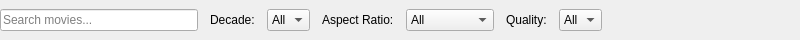
<?xml version="1.0" encoding="UTF-8"?>
<ui version="4.0">
 <class>FilterPanel</class>
 <widget class="QWidget" name="FilterPanel">
  <property name="geometry">
   <rect>
    <x>0</x>
    <y>0</y>
    <width>800</width>
    <height>40</height>
   </rect>
  </property>
  <layout class="QHBoxLayout" name="horizontalLayout">
   <property name="spacing">
    <number>12</number>
   </property>
   <property name="leftMargin">
    <number>0</number>
   </property>
   <property name="topMargin">
    <number>6</number>
   </property>
   <property name="rightMargin">
    <number>0</number>
   </property>
   <property name="bottomMargin">
    <number>6</number>
   </property>
   <item>
    <widget class="QLineEdit" name="searchEdit">
     <property name="minimumWidth">
      <number>250</number>
     </property>
     <property name="placeholderText">
      <string>Search movies...</string>
     </property>
     <property name="clearButtonEnabled">
      <bool>true</bool>
     </property>
     <property name="toolTip">
      <string>Search through all movie titles, directors, actors, and other fields</string>
     </property>
    </widget>
   </item>
   <item>
    <widget class="QLabel" name="decadeLabel">
     <property name="text">
      <string>Decade:</string>
     </property>
    </widget>
   </item>
   <item>
    <widget class="QComboBox" name="decadeCombo">
     <property name="minimumWidth">
      <number>80</number>
     </property>
     <property name="toolTip">
      <string>Filter movies by release decade</string>
     </property>
     <item>
      <property name="text">
       <string>All</string>
      </property>
     </item>
    </widget>
   </item>
   <item>
    <widget class="QLabel" name="aspectRatioLabel">
     <property name="text">
      <string>Aspect Ratio:</string>
     </property>
    </widget>
   </item>
   <item>
    <widget class="QComboBox" name="aspectRatioCombo">
     <property name="minimumWidth">
      <number>100</number>
     </property>
     <property name="toolTip">
      <string>Filter movies by aspect ratio</string>
     </property>
     <item>
      <property name="text">
       <string>All</string>
      </property>
     </item>
     <item>
      <property name="text">
       <string>16:9</string>
      </property>
     </item>
     <item>
      <property name="text">
       <string>Ultra-Wide</string>
      </property>
     </item>
    </widget>
   </item>
   <item>
    <widget class="QLabel" name="qualityLabel">
     <property name="text">
      <string>Quality:</string>
     </property>
    </widget>
   </item>
   <item>
    <widget class="QComboBox" name="qualityCombo">
     <property name="minimumWidth">
      <number>80</number>
     </property>
     <property name="toolTip">
      <string>Filter movies by video quality (4K, 1080p, 720p, etc.)</string>
     </property>
     <item>
      <property name="text">
       <string>All</string>
      </property>
     </item>
    </widget>
   </item>
   <item>
    <spacer name="filterSpacer">
     <property name="orientation">
      <enum>Qt::Horizontal</enum>
     </property>
     <property name="sizeHint" stdset="0">
      <size>
       <width>40</width>
       <height>20</height>
      </size>
     </property>
    </spacer>
   </item>
  </layout>
 </widget>
</ui>
